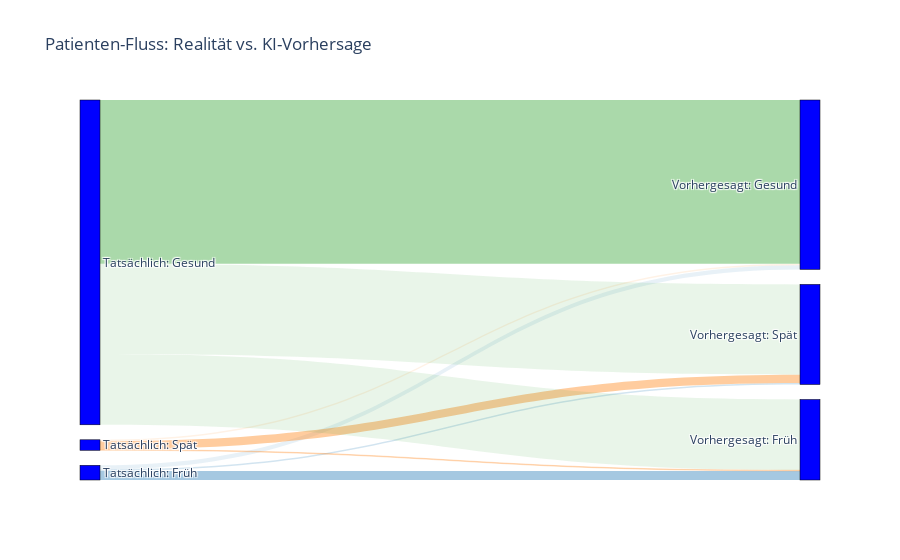

The cell this chart's notebook holds for it:
### Code cell
import plotly.graph_objects as go

# Daten aus deiner Confusion Matrix extrahieren
# Reihenfolge: [Früh, Spät, Gesund]
cm = confusion_matrix(y_test_fast, y_val_pred_fast)

# Labels für die Knoten
label_list = [
    "Tatsächlich: Früh", "Tatsächlich: Spät", "Tatsächlich: Gesund", # Quellen (Links)
    "Vorhergesagt: Früh", "Vorhergesagt: Spät", "Vorhergesagt: Gesund" # Ziele (Rechts)
]

# Definition der Flüsse (Sankey-Struktur)
source = [0, 0, 0, 1, 1, 1, 2, 2, 2] # Index der Quellen
target = [3, 4, 5, 3, 4, 5, 3, 4, 5] # Index der Ziele
value = cm.flatten() # Die Zahlen aus deiner Matrix

# Farben definieren (Grün für korrekt, Rot für Fehler)
color_link = [
    'rgba(31, 119, 180, 0.4)', 'rgba(31, 119, 180, 0.2)', 'rgba(31, 119, 180, 0.1)', # Von Früh
    'rgba(255, 127, 14, 0.2)', 'rgba(255, 127, 14, 0.4)', 'rgba(255, 127, 14, 0.1)', # Von Spät
    'rgba(44, 160, 44, 0.1)', 'rgba(44, 160, 44, 0.1)', 'rgba(44, 160, 44, 0.4)'    # Von Gesund
]

fig = go.Figure(data=[go.Sankey(
    node = dict(
      pad = 15, thickness = 20, line = dict(color = "black", width = 0.5),
      label = label_list, color = "blue"
    ),
    link = dict(
      source = source, target = target, value = value, color = color_link
  ))])

fig.update_layout(title_text="Patienten-Fluss: Realität vs. KI-Vorhersage", font_size=12)
fig.show()

### Figure 1 — Plotly figure (JSON) as saved in the notebook; plotly's stock layout.template omitted (floating-point values rounded to 4 significant figures)
{"data": [{"link": {"color": ["rgba(31, 119, 180, 0.4)", "rgba(31, 119, 180, 0.2)", "rgba(31, 119, 180, 0.1)", "rgba(255, 127, 14, 0.2)", "rgba(255, 127, 14, 0.4)", "rgba(255, 127, 14, 0.1)", "rgba(44, 160, 44, 0.1)", "rgba(44, 160, 44, 0.1)", "rgba(44, 160, 44, 0.4)"], "source": [0, 0, 0, 1, 1, 1, 2, 2, 2], "target": [3, 4, 5, 3, 4, 5, 3, 4, 5], "value": [13, 2, 6, 1, 12, 2, 101, 129, 234]}, "node": {"color": "blue", "label": ["Tatsächlich: Früh", "Tatsächlich: Spät", "Tatsächlich: Gesund", "Vorhergesagt: Früh", "Vorhergesagt: Spät", "Vorhergesagt: Gesund"], "line": {"color": "black", "width": 0.5}, "pad": 15, "thickness": 20}, "type": "sankey"}], "layout": {"font": {"size": 12}, "title": {"text": "Patienten-Fluss: Realität vs. KI-Vorhersage"}}}
